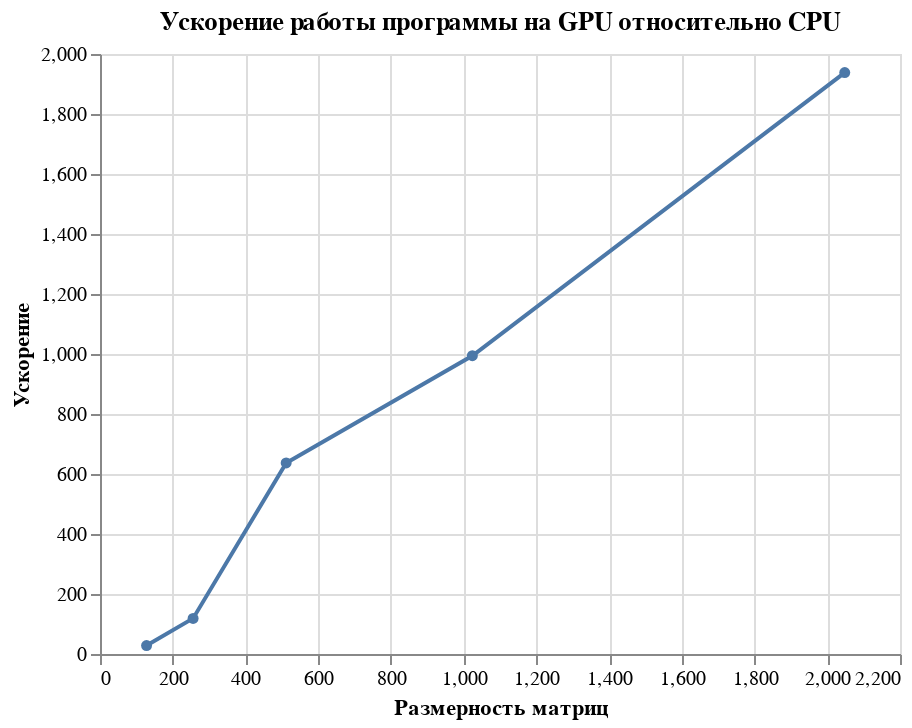

The code cell stored with this chart in its notebook:
### Code cell
import altair as alt
import pandas as pd

# Данные
data = {
    'Size': [128, 256, 512, 1024, 2048],
    'CPU_Time': [10.96, 84.24, 1808.94, 11830.79, 139993.84],
    'GPU_Time': [0.39, 0.71, 2.84, 11.90, 72.23]
}

# Создание DataFrame
df = pd.DataFrame(data)

# Расчет ускорения
df['Speedup'] = df['CPU_Time'] / df['GPU_Time']

# Построение графика
chart = alt.Chart(df).mark_line(point=True).encode(
    x=alt.X('Size:Q', title='Размерность матриц'),
    y=alt.Y('Speedup:Q', title='Ускорение'),
).properties(
    title='Ускорение работы программы на GPU относительно CPU'
)

# Отображение графика
chart

### Figure 1 — Vega-Lite specification as saved in the notebook (floating-point values rounded to 4 significant figures)
{"config": {"view": {"continuousWidth": 400, "continuousHeight": 300}}, "data": {"name": "data-c2a33050dc73edfa84cd79561116b498"}, "mark": {"type": "line", "point": true}, "encoding": {"x": {"field": "Size", "title": "Размерность матриц", "type": "quantitative"}, "y": {"field": "Speedup", "title": "Ускорение", "type": "quantitative"}}, "title": "Ускорение работы программы на GPU относительно CPU", "$schema": "https://vega.github.io/schema/vega-lite/v4.17.0.json", "datasets": {"data-c2a33050dc73edfa84cd79561116b498": [{"Size": 128, "CPU_Time": 10.96, "GPU_Time": 0.39, "Speedup": 28.1}, {"Size": 256, "CPU_Time": 84.24, "GPU_Time": 0.71, "Speedup": 118.6}, {"Size": 512, "CPU_Time": 1809.0, "GPU_Time": 2.84, "Speedup": 637.0}, {"Size": 1024, "CPU_Time": 11830.0, "GPU_Time": 11.9, "Speedup": 994.2}, {"Size": 2048, "CPU_Time": 140000.0, "GPU_Time": 72.23, "Speedup": 1938.0}]}}
